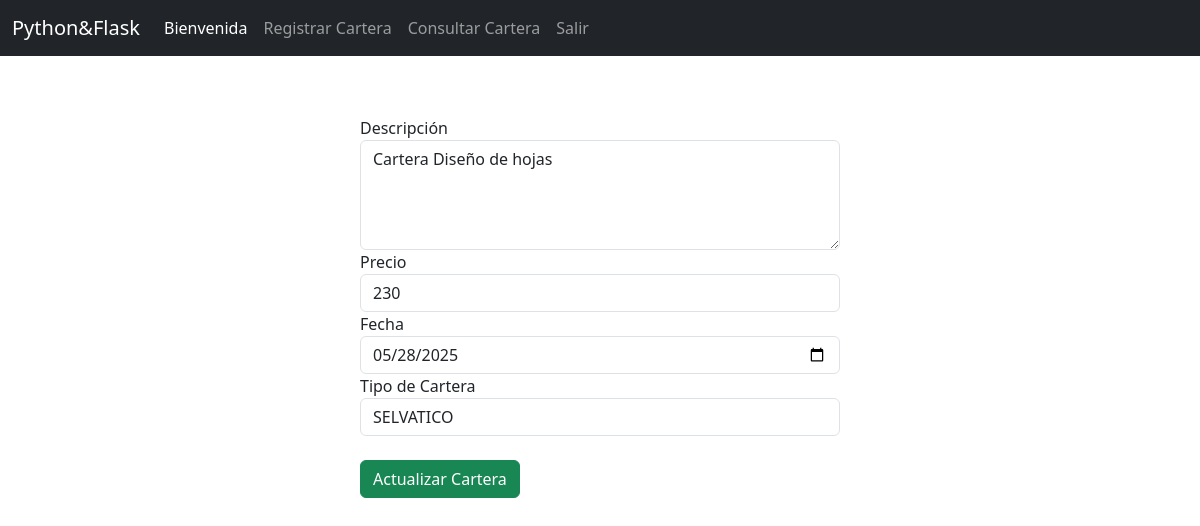
The app's page /editar-cartera/3 (signed in) with its own data.
### tables this page shows
CREATE TABLE CARTERA (
        CODCAR INTEGER PRIMARY KEY AUTOINCREMENT,
        DESCRIPCAR TEXT NOT NULL,
        PRECIOCAR TEXT NOT NULL,
        FECHACAR TEXT NOT NULL,
        CODTIPCAR INTEGER NOT NULL,
        FOREIGN KEY (CODTIPCAR) REFERENCES TIPOCARTERA(CODTIPCAR) ON DELETE RESTRICT ON UPDATE RESTRICT
    );

CREATE TABLE TIPOCARTERA (
        CODTIPCAR INTEGER PRIMARY KEY AUTOINCREMENT,
        NOMBTIPCAR TEXT NOT NULL
    );

### app.py (the view)
@app.route('/editar-cartera/<int:id>')
def editar_cartera(id):
    if 'logueado' not in session:
        return redirect('/')
    conn = get_db_connection()
    cur = conn.cursor()
    cur.execute('SELECT * FROM CARTERA WHERE CODCAR = ?', (id,))
    cartera = cur.fetchone()
    cur.execute('SELECT * FROM TIPOCARTERA')
    tipos = cur.fetchall()
    conn.close()
    return render_template('ActualizarCartera.html', cartera=cartera, tipos=tipos)

### app.py (called while the page is built)
def get_db_connection():
    conn = sqlite3.connect('bd02.db')
    conn.row_factory = sqlite3.Row
    return conn

### templates/ActualizarCartera.html (shortened to what this page needs)
{% include 'navegation2.html' %}
<div class="contenedor2">
  <form action="/actualizar-cartera/{{ cartera['CODCAR'] }}" method="POST">
    <div class="form-group">
      <label for="descripcion">Descripción</label>
      <textarea
        class="form-control"
        id="descripcion"
        name="descripcion"
        rows="4"
        required>{{ cartera['DESCRIPCAR'] }}</textarea>
    </div>
    <div class="form-group">
      <label for="precio">Precio</label>
      <input
        type="text"
        class="form-control"
        id="precio"
        name="precio"
        value="{{ cartera['PRECIOCAR'] }}"
        required
      />
    </div>
    <div class="form-group">
      <label for="fecha">Fecha</label>
      <input
        type="date"
        class="form-control"
        id="fecha"
        name="fecha"
        value="{{ cartera['FECHACAR'] }}"
        required
      />
    </div>
    <div class="form-group">
      <label for="tipo">Tipo de Cartera</label>
      <select class="form-control" id="tipo" name="tipo" required>
        {% for tipo in tipos %}
        <option value="{{ tipo['CODTIPCAR'] }}" {% if tipo['CODTIPCAR'] == cartera['CODTIPCAR'] %}selected{% endif %}>
          {{ tipo['NOMBTIPCAR'] }}
        </option>
        {% endfor %}
      </select>
    </div>
    <br />
    <button type="submit" class="btn btn-success">Actualizar Cartera</button>
  </form>
</div>

### templates/ActualizarCartera.html (style rules this page uses)
.contenedor2 { margin-right: 30%; margin-left: 30%; margin-top: 5%; }

### records on screen
CARTERA: descripcion "Cartera Diseño de hojas", precio "230", fecha "05/28/2025", tipo "SELVATICO"
